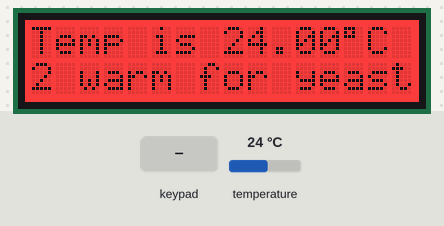
Bench run of a sketch on a simulated Arduino Uno, built with avr-gcc and run on an emulated ATmega328P. Parts: 16×2 character LCD. The inputs (shaded band) are chosen by the test bench; at power-on: temperature 24 °C. What the sketch prints to the serial monitor is not drawn.

Above: at 2.3 s.
2.4 s: temperature set to 22.9 °C
At 3.9 s:
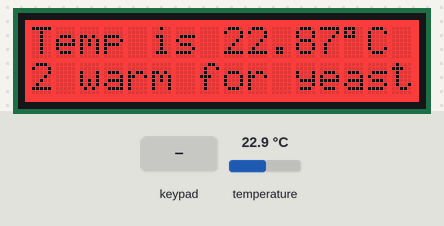
4.2 s: temperature set to 21.2 °C
At 5.9 s:
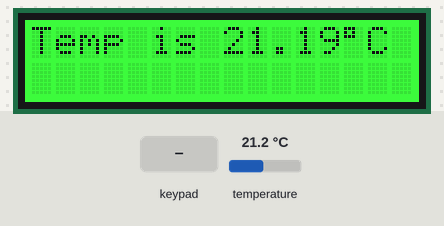
6.2 s: key 'S' pressed
At 8.1 s:
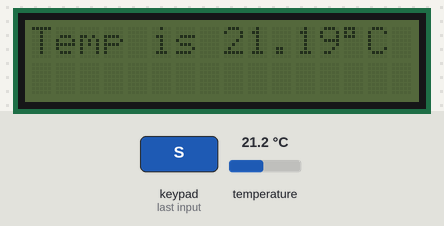
Timing chart, 0 to 9.6 s (numbered marks = the images above; inputs shaded):
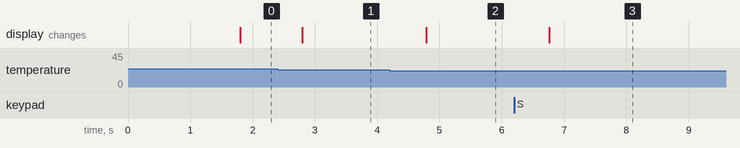

The sketch:

tempsense.ino
```cpp
#include <OneWire.h>
#include <DallasTemperature.h>

#include <Wire.h>
#include <Adafruit_MCP23017.h>
#include <Adafruit_RGBLCDShield.h>

#include <TimedAction.h>

#include <EEPROM.h>

#include "RTClib.h"

RTC_DS1307 RTC;

#define TIME_TEMP "timestamp temp"
#define ENABLE_DISP "enable display"
#define DISABLE_DISP "disable display"
#define HELP "help"

#define ONE_WIRE_BUS 2
#define DEBUG 1

#define OFF 0x0
#define RED 0x1
#define YELLOW 0x3
#define GREEN 0x2
#define TEAL 0x6
#define BLUE 0x4
#define VIOLET 0x5
#define WHITE 0x7

#if DEBUG
#define TEMPERATURE_TIMEOUT 1000
#else
#define TEMPERATURE_TIMEOUT 1000*60*60
#endif

#define SHOW_CURRENT_TEMP 0
#define SHOW_PREVIOUS_TEMP 1
#define SHOW_NEXT_TEMP 2

#define NEXT_LOG_POINTER 0
#define CURRENT_LOG_POINTER 1
#define TOTAL_LOGS_POINTER 2
#define LOG_START_INDEX 31

OneWire oneWire(ONE_WIRE_BUS);
DallasTemperature sensors(&oneWire);
Adafruit_RGBLCDShield lcd = Adafruit_RGBLCDShield();
int nextLog, currentLog, totalLogs;
float lastTemp;
uint8_t lastReadButton = 0;
boolean displayOn = true;
TimedAction temperatures = TimedAction(TEMPERATURE_TIMEOUT, readDisplayAndLogTemperature);

void setup(void) {
  Serial.begin(9600);
  sensors.begin();
  lcd.begin(16, 2);
  lcd.setBacklight(GREEN);
  Wire.begin();
  RTC.begin();

  if(! RTC.isrunning()) {
    Serial.println("RTC is NOT running!!");
    //RTC.adjust(DateTime(__DATE__, __TIME__));
  } else {
    Serial.println("RTC is ready");
  }
  Serial.print("You can see available commands by sending \"");
  Serial.print(HELP);
  Serial.println("\" over the serial connection");
  while(Serial.available() > 0) {
    Serial.read();
  }
}

void loop() {
  readButtons();
  if(displayOn) {
    temperatures.check();
  }
  if(Serial.available() > 0) {
    delay(100);
    handleMessage(readline());
  }
}

void readDisplayAndLogTemperature() {
  float temp = readTemperature();

  float delta = temp - lastTemp;
  // Serial.print("Delta: "); Serial.println(delta);

  if (abs(delta) > 0.5) {
    lcd.clear();
    displayTemperature(temp);
    enableBacklight(temp);
    lastTemp = temp;
  }

  // Serial.print("Temperature for device is: ");
  // Serial.print(temp);
  // Serial.println("deg C");
}

void displayTemperature(float temp) {
  // Serial.print("Is the diplay on: ");
  // Serial.println(displayOn);
  lcd.setCursor(0, 0);
  lcd.print("Temp is ");
  lcd.print(temp);
  lcd.print((char)223);
  lcd.print("C");
  lcd.setCursor(0, 1);
}

void enableBacklight(float temp) {
  lcd.setCursor(0, 1);
  if( temp < 18) {
    lcd.setBacklight(BLUE);
    lcd.print("2 cold for yeast");
  } else if (temp > 22) {
    lcd.setBacklight(RED);
    lcd.print("2 warm for yeast");
  } else {
    lcd.setBacklight(GREEN);
  }
}

void disableBacklight() {
  displayOn = false;
  lastTemp = lastTemp - 100;
  lcd.clear();
  lcd.setBacklight(OFF);
}

float readTemperature() {
  // if(DEBUG) { return random(1, 100); }
  sensors.requestTemperatures();

  return sensors.getTempCByIndex(0);
}

void readButtons() {
  uint8_t buttons = lcd.readButtons();
  if (buttons == lastReadButton) {
    return;
  }

  lastReadButton = buttons;

  if(buttons & BUTTON_SELECT) {
    toggleDisplay();
  }
  if(buttons & BUTTON_UP) {
    spewLogs();
  }
  if(buttons & BUTTON_LEFT) {
    setState(SHOW_PREVIOUS_TEMP);
  }
  if(buttons & BUTTON_RIGHT) {
    setState(SHOW_NEXT_TEMP);
  }
  if(buttons & BUTTON_DOWN) {
    setState(SHOW_CURRENT_TEMP);
  }
}

void toggleDisplay() {
  if(displayOn) {
    displayOn = false;
    lcd.setBacklight(OFF);
  } else {
    displayOn = true;
  }
}

void spewLogs() {
  int start = LOG_START_INDEX;
  Serial.print("Start Index: ");
  Serial.print(start);
  Serial.print("\tEnd Index: ");
  Serial.println(nextLog);
  for(int i = LOG_START_INDEX; i < nextLog; i++) {
    int l = EEPROM.read(i);
    Serial.print("Value for log entry ");
    Serial.print(i);
    Serial.print(" was ");
    Serial.println(l);
  }
}

String getTime() {
    DateTime now = RTC.now();
    String time = "";
    time = time +  tostr16(now.year()) + "/" + tostr(now.month()) + "/" + tostr(now.day());
    time = time + " " + tostr(now.hour()) + ":" + tostr(now.minute()) + ":";
    if(now.second() < 10) {
      time = time + "0";
    }
    time = time + tostr(now.second());
    return time;
}

String readline() {
  String result = "";
  char nextChar;
  while(Serial.available() > 0) {
    nextChar = Serial.read();
    if(nextChar == '\n') { break; }
    result.concat(nextChar);
  }
  return result;
}
String tostr16(uint16_t val) {
  return String(val, DEC);
}

String tostr(uint8_t val) {
  return String(val, DEC);
}

void setState(int state) {
  if(state == SHOW_CURRENT_TEMP){
    Serial.println("DOWN was just hit");
  }
  if(state == SHOW_NEXT_TEMP) {
    Serial.println("RIGHT was just hit");
  }
  if(state == SHOW_PREVIOUS_TEMP){
    Serial.print("LEFT was just hit");
  }
}

void handleMessage(String message) {
  if(message == TIME_TEMP) {
    logTimeAndTemp();
  } else if (message == ENABLE_DISP) {
    displayOn = true;
  } else if (message == DISABLE_DISP) {
    disableBacklight();
  } else if (message == HELP){
    Serial.println("Available Commands Are");
    Serial.println("--------------------------------------------------------------------------");
    Serial.print(ENABLE_DISP); Serial.println("\t\tTurns display on shows current temperature");
    Serial.print(DISABLE_DISP); Serial.println("\t\tTurns display off");
    Serial.print(TIME_TEMP); Serial.println("\t\tFetches current temperature reading and logs it with a timestamp");
    Serial.println("--------------------------------------------------------------------------");
    Serial.println("Anything else will be echoed back with a timestamp");
  } else {
    echo(message);
  }
}

void logTimeAndTemp() {
  Serial.print(getTime());
  Serial.print("|");
  Serial.println(readTemperature());
}

void echo(String message) {
  Serial.print("[");
  Serial.print(getTime());
  Serial.print("]");
  Serial.print("Echo: ");
  Serial.println(message);
}
```

Measured:
- the behaviour switches between 22.1 and 22 °C on temperature (found by bisection; images 1 and 2)
- after the input at 2.4 s, the display: changes after 0.40 s (image 1)
- after the input at 4.2 s, the display: changes after 0.59 s (image 2)
- after the input at 6.2 s, the display: changes after 0.57 s (image 3)
